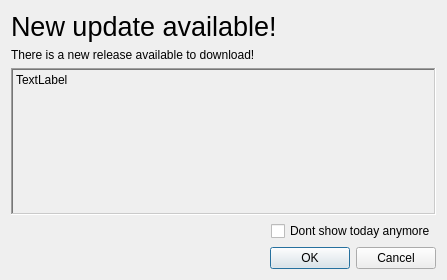
<?xml version="1.0" encoding="UTF-8"?>
<ui version="4.0">
 <class>UpdaterDialog</class>
 <widget class="QDialog" name="UpdaterDialog">
  <property name="geometry">
   <rect>
    <x>0</x>
    <y>0</y>
    <width>447</width>
    <height>280</height>
   </rect>
  </property>
  <property name="windowTitle">
   <string>New update available!</string>
  </property>
  <layout class="QVBoxLayout" name="verticalLayout" stretch="0,0,1,0,0">
   <item>
    <widget class="QLabel" name="labelTitle">
     <property name="font">
      <font>
       <pointsize>20</pointsize>
      </font>
     </property>
     <property name="text">
      <string>New update available!</string>
     </property>
    </widget>
   </item>
   <item>
    <widget class="QLabel" name="label">
     <property name="text">
      <string>There is a new release available to download!</string>
     </property>
    </widget>
   </item>
   <item>
    <widget class="QLabel" name="labelDescription">
     <property name="frameShape">
      <enum>QFrame::WinPanel</enum>
     </property>
     <property name="frameShadow">
      <enum>QFrame::Sunken</enum>
     </property>
     <property name="text">
      <string notr="true">TextLabel</string>
     </property>
     <property name="alignment">
      <set>Qt::AlignLeading|Qt::AlignLeft|Qt::AlignTop</set>
     </property>
    </widget>
   </item>
   <item>
    <layout class="QHBoxLayout" name="horizontalLayout">
     <item>
      <spacer name="horizontalSpacer">
       <property name="orientation">
        <enum>Qt::Horizontal</enum>
       </property>
       <property name="sizeHint" stdset="0">
        <size>
         <width>40</width>
         <height>20</height>
        </size>
       </property>
      </spacer>
     </item>
     <item>
      <widget class="QCheckBox" name="checkBoxDontShow">
       <property name="text">
        <string>Dont show today anymore</string>
       </property>
      </widget>
     </item>
    </layout>
   </item>
   <item>
    <widget class="QDialogButtonBox" name="buttonBox">
     <property name="orientation">
      <enum>Qt::Horizontal</enum>
     </property>
     <property name="standardButtons">
      <set>QDialogButtonBox::Cancel|QDialogButtonBox::Ok</set>
     </property>
    </widget>
   </item>
  </layout>
 </widget>
 <resources/>
 <connections/>
</ui>
